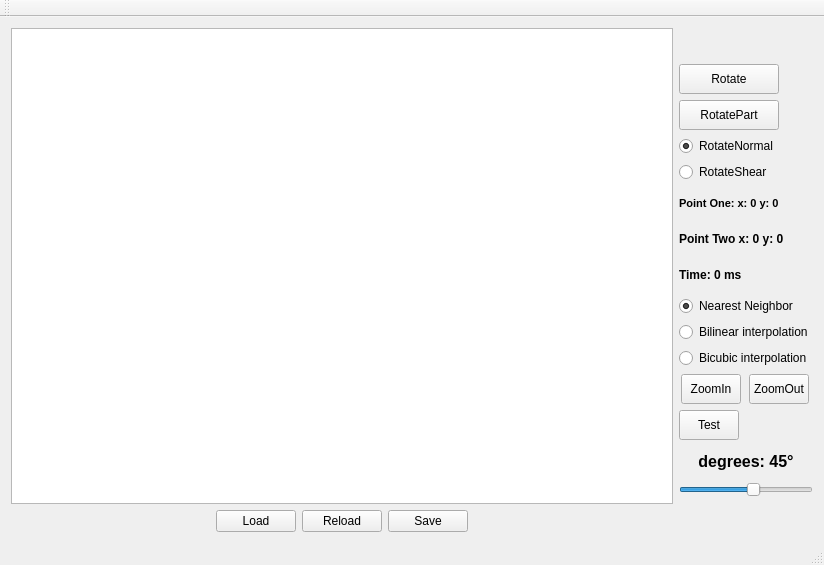
<?xml version="1.0" encoding="UTF-8"?>
<ui version="4.0">
 <class>MainWindow</class>
 <widget class="QMainWindow" name="MainWindow">
  <property name="geometry">
   <rect>
    <x>0</x>
    <y>0</y>
    <width>824</width>
    <height>565</height>
   </rect>
  </property>
  <property name="windowTitle">
   <string>Rotation</string>
  </property>
  <widget class="QWidget" name="centralWidget">
   <property name="acceptDrops">
    <bool>false</bool>
   </property>
   <layout class="QHBoxLayout" name="horizontalLayout_2" stretch="8,1">
    <item>
     <layout class="QVBoxLayout" name="verticalLayout" stretch="10,1">
      <item>
       <layout class="QVBoxLayout" name="ImageLayout">
        <item>
         <widget class="ImageGraphicsView" name="srcImageView"/>
        </item>
       </layout>
      </item>
      <item>
       <layout class="QVBoxLayout" name="ButtonsLayout">
        <item>
         <layout class="QHBoxLayout" name="horizontalLayout_8" stretch="3,1,1,1,3">
          <item>
           <layout class="QHBoxLayout" name="horizontalLayout_11">
            <item>
             <layout class="QVBoxLayout" name="verticalLayout_2"/>
            </item>
           </layout>
          </item>
          <item>
           <layout class="QHBoxLayout" name="horizontalLayout_6">
            <item>
             <widget class="QPushButton" name="btnLoadImg">
              <property name="maximumSize">
               <size>
                <width>100</width>
                <height>30</height>
               </size>
              </property>
              <property name="layoutDirection">
               <enum>Qt::LeftToRight</enum>
              </property>
              <property name="text">
               <string>Load</string>
              </property>
             </widget>
            </item>
           </layout>
          </item>
          <item>
           <layout class="QHBoxLayout" name="horizontalLayout_5">
            <item>
             <widget class="QPushButton" name="btnReload">
              <property name="maximumSize">
               <size>
                <width>100</width>
                <height>30</height>
               </size>
              </property>
              <property name="text">
               <string>Reload</string>
              </property>
             </widget>
            </item>
           </layout>
          </item>
          <item>
           <layout class="QHBoxLayout" name="horizontalLayout">
            <item>
             <widget class="QPushButton" name="btnSaveImg">
              <property name="maximumSize">
               <size>
                <width>100</width>
                <height>30</height>
               </size>
              </property>
              <property name="text">
               <string>Save</string>
              </property>
             </widget>
            </item>
           </layout>
          </item>
          <item>
           <layout class="QHBoxLayout" name="horizontalLayout_10">
            <item>
             <layout class="QVBoxLayout" name="verticalLayout_11"/>
            </item>
           </layout>
          </item>
         </layout>
        </item>
       </layout>
      </item>
     </layout>
    </item>
    <item>
     <layout class="QVBoxLayout" name="verticalLayout_3" stretch="1,3,1">
      <property name="sizeConstraint">
       <enum>QLayout::SetDefaultConstraint</enum>
      </property>
      <item>
       <layout class="QVBoxLayout" name="verticalLayout_7" stretch="0">
        <item>
         <layout class="QHBoxLayout" name="horizontalLayout_4"/>
        </item>
       </layout>
      </item>
      <item>
       <layout class="QVBoxLayout" name="verticalLayout_6" stretch="2,2,1">
        <item>
         <layout class="QVBoxLayout" name="verticalLayout_12">
          <item>
           <widget class="QPushButton" name="btnRotateRows">
            <property name="minimumSize">
             <size>
              <width>100</width>
              <height>30</height>
             </size>
            </property>
            <property name="maximumSize">
             <size>
              <width>100</width>
              <height>30</height>
             </size>
            </property>
            <property name="text">
             <string>Rotate</string>
            </property>
           </widget>
          </item>
          <item>
           <widget class="QPushButton" name="btnRotatePart">
            <property name="minimumSize">
             <size>
              <width>100</width>
              <height>30</height>
             </size>
            </property>
            <property name="maximumSize">
             <size>
              <width>100</width>
              <height>30</height>
             </size>
            </property>
            <property name="text">
             <string>RotatePart</string>
            </property>
           </widget>
          </item>
          <item>
           <widget class="QRadioButton" name="radioRotateNormal">
            <property name="text">
             <string>RotateNormal</string>
            </property>
            <property name="checked">
             <bool>true</bool>
            </property>
            <attribute name="buttonGroup">
             <string notr="true">buttonGroup</string>
            </attribute>
           </widget>
          </item>
          <item>
           <widget class="QRadioButton" name="radioRotateShear">
            <property name="text">
             <string>RotateShear</string>
            </property>
            <attribute name="buttonGroup">
             <string notr="true">buttonGroup</string>
            </attribute>
           </widget>
          </item>
          <item>
           <widget class="QLabel" name="labelPointOne">
            <property name="minimumSize">
             <size>
              <width>0</width>
              <height>30</height>
             </size>
            </property>
            <property name="font">
             <font>
              <pointsize>8</pointsize>
              <weight>75</weight>
              <bold>true</bold>
             </font>
            </property>
            <property name="text">
             <string>Point One: x: 0 y: 0</string>
            </property>
           </widget>
          </item>
          <item>
           <widget class="QLabel" name="labelPointTwo">
            <property name="minimumSize">
             <size>
              <width>0</width>
              <height>30</height>
             </size>
            </property>
            <property name="font">
             <font>
              <weight>75</weight>
              <bold>true</bold>
             </font>
            </property>
            <property name="text">
             <string>Point Two x: 0 y: 0</string>
            </property>
           </widget>
          </item>
          <item>
           <widget class="QLabel" name="labelTime">
            <property name="minimumSize">
             <size>
              <width>0</width>
              <height>30</height>
             </size>
            </property>
            <property name="font">
             <font>
              <weight>75</weight>
              <bold>true</bold>
             </font>
            </property>
            <property name="text">
             <string>Time: 0 ms </string>
            </property>
           </widget>
          </item>
         </layout>
        </item>
        <item>
         <layout class="QVBoxLayout" name="interpolationVertLay">
          <item>
           <layout class="QVBoxLayout" name="verticalLayout_4">
            <item>
             <widget class="QRadioButton" name="radioNearest">
              <property name="text">
               <string>Nearest Neighbor</string>
              </property>
              <property name="checked">
               <bool>true</bool>
              </property>
             </widget>
            </item>
            <item>
             <widget class="QRadioButton" name="radioBilinear">
              <property name="text">
               <string>Bilinear interpolation</string>
              </property>
             </widget>
            </item>
            <item>
             <widget class="QRadioButton" name="radioBicubic">
              <property name="text">
               <string>Bicubic interpolation</string>
              </property>
             </widget>
            </item>
           </layout>
          </item>
         </layout>
        </item>
        <item>
         <layout class="QVBoxLayout" name="slidetVertLayout" stretch="1,1">
          <item>
           <layout class="QVBoxLayout" name="verticalLayout_16">
            <item>
             <layout class="QHBoxLayout" name="horizontalLayout_16">
              <item>
               <layout class="QVBoxLayout" name="verticalLayout_18">
                <item>
                 <widget class="QPushButton" name="btnZoomIn">
                  <property name="minimumSize">
                   <size>
                    <width>60</width>
                    <height>30</height>
                   </size>
                  </property>
                  <property name="maximumSize">
                   <size>
                    <width>60</width>
                    <height>30</height>
                   </size>
                  </property>
                  <property name="text">
                   <string>ZoomIn</string>
                  </property>
                 </widget>
                </item>
               </layout>
              </item>
              <item>
               <layout class="QVBoxLayout" name="verticalLayout_17">
                <item>
                 <widget class="QPushButton" name="btnZoomOut">
                  <property name="minimumSize">
                   <size>
                    <width>60</width>
                    <height>30</height>
                   </size>
                  </property>
                  <property name="maximumSize">
                   <size>
                    <width>40</width>
                    <height>30</height>
                   </size>
                  </property>
                  <property name="text">
                   <string>ZoomOut</string>
                  </property>
                 </widget>
                </item>
               </layout>
              </item>
             </layout>
            </item>
           </layout>
          </item>
          <item>
           <layout class="QVBoxLayout" name="verticalLayout_15">
            <item>
             <widget class="QPushButton" name="btnTest">
              <property name="minimumSize">
               <size>
                <width>60</width>
                <height>30</height>
               </size>
              </property>
              <property name="maximumSize">
               <size>
                <width>60</width>
                <height>30</height>
               </size>
              </property>
              <property name="text">
               <string>Test</string>
              </property>
             </widget>
            </item>
            <item>
             <widget class="QLabel" name="SliderValue">
              <property name="minimumSize">
               <size>
                <width>0</width>
                <height>30</height>
               </size>
              </property>
              <property name="font">
               <font>
                <pointsize>12</pointsize>
                <weight>75</weight>
                <bold>true</bold>
               </font>
              </property>
              <property name="text">
               <string>degrees: 45°</string>
              </property>
              <property name="alignment">
               <set>Qt::AlignCenter</set>
              </property>
             </widget>
            </item>
            <item>
             <widget class="QSlider" name="degreeSlider">
              <property name="font">
               <font>
                <pointsize>12</pointsize>
               </font>
              </property>
              <property name="minimum">
               <number>-360</number>
              </property>
              <property name="maximum">
               <number>360</number>
              </property>
              <property name="singleStep">
               <number>5</number>
              </property>
              <property name="value">
               <number>45</number>
              </property>
              <property name="orientation">
               <enum>Qt::Horizontal</enum>
              </property>
              <property name="tickInterval">
               <number>5</number>
              </property>
             </widget>
            </item>
           </layout>
          </item>
         </layout>
        </item>
       </layout>
      </item>
      <item>
       <layout class="QVBoxLayout" name="verticalLayout_5">
        <item>
         <layout class="QHBoxLayout" name="horizontalLayout_3"/>
        </item>
       </layout>
      </item>
     </layout>
    </item>
   </layout>
  </widget>
  <widget class="QMenuBar" name="menuBar">
   <property name="geometry">
    <rect>
     <x>0</x>
     <y>0</y>
     <width>824</width>
     <height>15</height>
    </rect>
   </property>
  </widget>
  <widget class="QToolBar" name="mainToolBar">
   <attribute name="toolBarArea">
    <enum>TopToolBarArea</enum>
   </attribute>
   <attribute name="toolBarBreak">
    <bool>false</bool>
   </attribute>
  </widget>
  <widget class="QStatusBar" name="statusBar"/>
 </widget>
 <layoutdefault spacing="6" margin="11"/>
 <customwidgets>
  <customwidget>
   <class>ImageGraphicsView</class>
   <extends>QGraphicsView</extends>
   <header>headers/ImageGraphicsView.h</header>
  </customwidget>
 </customwidgets>
 <resources/>
 <connections/>
 <buttongroups>
  <buttongroup name="buttonGroup"/>
 </buttongroups>
</ui>
